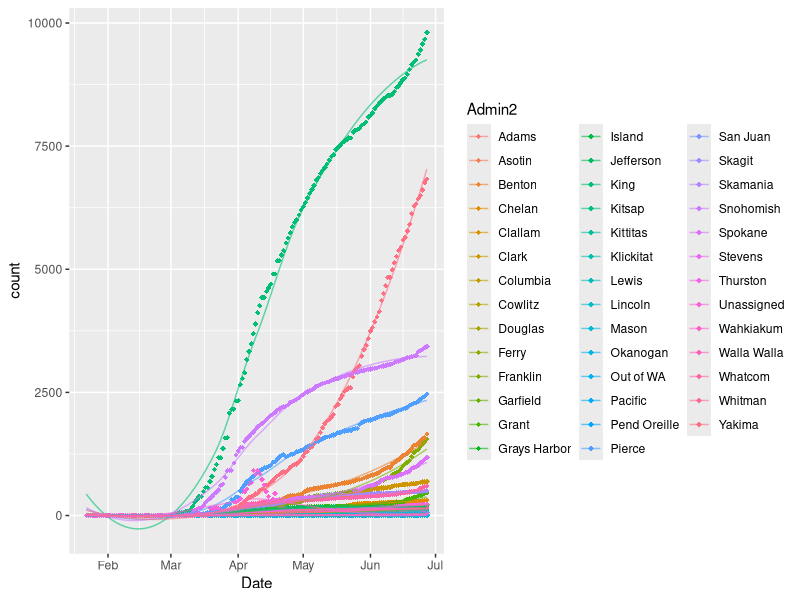

Reproduce this figure in R. (Note: this script raises an error after producing the figure.)
library(tidyverse)
library(lubridate)
# read US Cases into Rstudio ----------------------------------------------

covid_cases_us <- read.csv(here::here("data","covid_US_cases_raw.csv"),stringsAsFactors = F)

# tidy up the data for graphing
recent_date <- colnames(covid_cases_us)[length(covid_cases_us)]
head(covid_cases_us)

str(covid_cases_us)

UID_dates<- covid_cases_us %>% select(UID,X1.22.20:recent_date) %>% gather(key = Date, value= count,-UID)

UID_info<- covid_cases_us %>% select(-c(X1.22.20:recent_date))

covid_US_cases_tidy<- left_join(UID_info,UID_dates,by="UID")

covid_US_cases_tidy<-covid_US_cases_tidy %>% mutate(Date=gsub("X","",Date))
str(covid_US_cases_tidy)

cols<- names(covid_US_cases_tidy[c(1:8,11)])

#Use lapply() to coerce and replace the chosen columns:
covid_US_cases_tidy[cols] <- lapply(covid_US_cases_tidy[cols], factor)  ## as.factor() could also be used
covid_US_cases_tidy$Date<- mdy(covid_US_cases_tidy$Date)
str(covid_US_cases_tidy)
#write.csv(covid_US_cases_tidy,file='./data/covid_US_cases_tidy.csv')





# list of counties in Washington

covid_US_cases_tidy %>% filter(Province_State=="Washington") %>% group_by(Admin2) %>%
  summarise(m=max(count)) %>% arrange(desc(m))

# total cumulative cases in Washington state, King and Spkane county

covid_US_cases_tidy %>% filter(Province_State=="Washington"#,
                               #Admin2=="King"|
                                # Admin2=="Spokane"|
                                 #Admin2=="Snohomish",count>01
                               ) %>%
  group_by(Admin2) %>%
  arrange(desc(Date)) %>% select(-c(iso2:FIPS,Country_Region)) %>% group_by(Date)%>%
  ggplot(aes(Date,count,color=Admin2))+geom_point(shape=18)+
  geom_line(stat='smooth',se=F,alpha=.6)

new_cases <- c("Adams",'Benton','Grant', 'Clark', 'Franklin','Skagit','Spokane','Thurston','Walla Walla','Yakima',"King")

covid_US_cases_tidy %>%filter(Date>today()-21,Province_State=='Washington') %>%
  filter(Admin2 == "King" |Admin2 %in% new_cases) %>%
  group_by(Admin2) %>%
  arrange(-desc(Date)) %>% select(-c(iso2:FIPS,Country_Region)) %>%
  mutate(count_lag=lag(count,1),new_cases=count-count_lag) %>% group_by(Date) %>%
  ggplot(aes(Date,new_cases))+
  geom_point(shape=18)+geom_line(alpha=.2)+geom_smooth(se=F)+
  facet_wrap(~Admin2,scales = 'free')

# all us state and then some
drop_ship <- c("Diamond Princess","Grand Princess")
drop_state <- c("New Jersey","New York","Massachusetts","California",)
protest_states <- c("Minnesota","Texas","Colorado","Michigan","Illinois",
                    "Wisconsin","Ohio","Mississippi","North Carolina","Alabama","Arizona")

covid_US_cases_tidy %>%
  select(-c(iso2:FIPS,Admin2,Country_Region)) %>%
  group_by(Province_State,Date) %>%
  summarise(count=sum(count,na.rm=T)) %>%
  filter(Date>"2020-04-20",!Province_State %in% drop_ship) %>%
  #filter(!Province_State %in% drop_state) %>%
  #filter(Province_State %in% protest_states) %>%
  mutate(new_cases= count-lag(count))%>%
  group_by(Date,Province_State) %>% arrange(desc(Date,new_cases)) %>%
  #mutate(new_case_f=) %>%   # new factor to sort the facets
  ggplot(aes(x=Date,new_cases))+ geom_point(size=.2)+
  geom_line()+
  facet_wrap(~Province_State,scales = 'free')+
  ggtitle("new cases in the States since 4/21\nBlue simple linear regression, pink with error bars, loess")+
  geom_smooth(method='lm',color='blue',se=F)+
geom_smooth(color='pink',size=.6)
